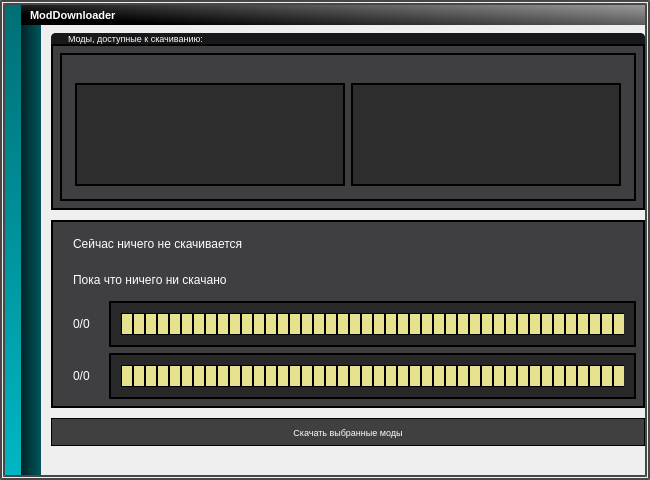
<?xml version="1.0" encoding="UTF-8"?>
<ui version="4.0">
 <class>ManagerWindow</class>
 <widget class="QMainWindow" name="ManagerWindow">
  <property name="geometry">
   <rect>
    <x>0</x>
    <y>0</y>
    <width>650</width>
    <height>480</height>
   </rect>
  </property>
  <property name="minimumSize">
   <size>
    <width>650</width>
    <height>480</height>
   </size>
  </property>
  <property name="maximumSize">
   <size>
    <width>16777215</width>
    <height>16777215</height>
   </size>
  </property>
  <property name="windowTitle">
   <string>MainWindow</string>
  </property>
  <property name="windowIcon">
   <iconset resource="../resources/resources.qrc">
    <normaloff>:/icons/MagicBoxRedux</normaloff>:/icons/MagicBoxRedux</iconset>
  </property>
  <property name="styleSheet">
   <string notr="true"/>
  </property>
  <widget class="QWidget" name="hlayout_main">
   <property name="styleSheet">
    <string notr="true">QWidget{
border: 5px double #474747;
}</string>
   </property>
   <layout class="QHBoxLayout" name="horizontalLayout" stretch="1,30">
    <property name="spacing">
     <number>0</number>
    </property>
    <property name="leftMargin">
     <number>0</number>
    </property>
    <property name="topMargin">
     <number>0</number>
    </property>
    <property name="rightMargin">
     <number>0</number>
    </property>
    <property name="bottomMargin">
     <number>0</number>
    </property>
    <item>
     <widget class="QWidget" name="verticalLayout_gradient" native="true">
      <property name="styleSheet">
       <string notr="true">QWidget{
border: none;
}</string>
      </property>
      <layout class="QVBoxLayout" name="verticalLayout_gradient_layout">
       <property name="leftMargin">
        <number>5</number>
       </property>
       <property name="topMargin">
        <number>5</number>
       </property>
       <property name="rightMargin">
        <number>0</number>
       </property>
       <property name="bottomMargin">
        <number>5</number>
       </property>
       <item>
        <widget class="QWidget" name="widget" native="true">
         <property name="styleSheet">
          <string notr="true">background-color : qlineargradient(spread:pad, x1:1, y1:1, x2:1, y2:0, stop:0 #00b7c3, stop:1 #006f76)</string>
         </property>
        </widget>
       </item>
      </layout>
     </widget>
    </item>
    <item>
     <widget class="QWidget" name="vlayout_top_panel_content" native="true">
      <property name="styleSheet">
       <string notr="true">QWidget{
border: none;
}</string>
      </property>
      <layout class="QVBoxLayout" name="vlayout_top_panel_content_layout" stretch="1,50">
       <property name="spacing">
        <number>0</number>
       </property>
       <property name="leftMargin">
        <number>0</number>
       </property>
       <property name="topMargin">
        <number>5</number>
       </property>
       <property name="rightMargin">
        <number>5</number>
       </property>
       <property name="bottomMargin">
        <number>5</number>
       </property>
       <item>
        <widget class="QWidget" name="hwidget_top_panel" native="true">
         <property name="maximumSize">
          <size>
           <width>16777215</width>
           <height>16777215</height>
          </size>
         </property>
         <property name="styleSheet">
          <string notr="true">background-color: qlineargradient(spread:pad, x1:0, y1:0.5, x2:1, y2:0, stop:0 rgba(0, 0, 0, 255), stop:1 rgb(156, 154, 155));</string>
         </property>
         <layout class="QHBoxLayout" name="hlayout_top_panel">
          <property name="spacing">
           <number>0</number>
          </property>
          <property name="sizeConstraint">
           <enum>QLayout::SetDefaultConstraint</enum>
          </property>
          <property name="leftMargin">
           <number>9</number>
          </property>
          <property name="topMargin">
           <number>0</number>
          </property>
          <property name="rightMargin">
           <number>5</number>
          </property>
          <property name="bottomMargin">
           <number>0</number>
          </property>
          <item>
           <widget class="QLabel" name="label">
            <property name="sizePolicy">
             <sizepolicy hsizetype="Preferred" vsizetype="Preferred">
              <horstretch>0</horstretch>
              <verstretch>0</verstretch>
             </sizepolicy>
            </property>
            <property name="font">
             <font>
              <pointsize>8</pointsize>
              <bold>true</bold>
             </font>
            </property>
            <property name="styleSheet">
             <string notr="true">background-color: rgba(255, 255, 255, 0);
color: rgb(255, 255, 255);
padding: 0px;</string>
            </property>
            <property name="text">
             <string>ModDownloader</string>
            </property>
           </widget>
          </item>
          <item>
           <spacer name="horizontalSpacer">
            <property name="orientation">
             <enum>Qt::Horizontal</enum>
            </property>
            <property name="sizeType">
             <enum>QSizePolicy::Expanding</enum>
            </property>
            <property name="sizeHint" stdset="0">
             <size>
              <width>40</width>
              <height>20</height>
             </size>
            </property>
           </spacer>
          </item>
          <item>
           <widget class="QToolButton" name="toolButton_minimize">
            <property name="font">
             <font>
              <pointsize>9</pointsize>
             </font>
            </property>
            <property name="styleSheet">
             <string notr="true">QToolButton{
image: url(:/icons/ButtonHide);
background-color: rgba(255, 255, 255, 0);
padding: 0px;
}
QToolButton:pressed{
image:url(:/icons/ButtonHideDown);
}</string>
            </property>
            <property name="text">
             <string/>
            </property>
            <property name="iconSize">
             <size>
              <width>17</width>
              <height>17</height>
             </size>
            </property>
           </widget>
          </item>
          <item>
           <widget class="QToolButton" name="toolButton_exit">
            <property name="styleSheet">
             <string notr="true">QToolButton{
image: url(:/icons/ButtonExitNormal);
background-color: rgba(255, 255, 255, 0);
padding: 0px;
}
QToolButton:pressed{
image: url(:/icons/ButtonExitDown);
}</string>
            </property>
            <property name="text">
             <string/>
            </property>
            <property name="iconSize">
             <size>
              <width>17</width>
              <height>17</height>
             </size>
            </property>
           </widget>
          </item>
         </layout>
        </widget>
       </item>
       <item>
        <layout class="QHBoxLayout" name="hlayout_shadow_content" stretch="1,30">
         <property name="spacing">
          <number>0</number>
         </property>
         <item>
          <widget class="QWidget" name="shadow" native="true">
           <property name="styleSheet">
            <string notr="true">background-color : qlineargradient(spread:pad, x1:0, y1:0.5, x2:1, y2:0.5, stop:0 #002427, stop:1 #00565c)</string>
           </property>
          </widget>
         </item>
         <item>
          <widget class="QWidget" name="vlayout_content" native="true">
           <property name="styleSheet">
            <string notr="true">background-color: #00565c;
QPushButton{
background-color: rgb(64, 64, 64);
color: rgb(255, 255, 255);
border: solid;
border-color: rgb(0, 0, 0);
border-width: 1px;
}</string>
           </property>
           <layout class="QVBoxLayout" name="vlayout_content_layout" stretch="0,0,2,0,0">
            <property name="spacing">
             <number>0</number>
            </property>
            <property name="leftMargin">
             <number>10</number>
            </property>
            <property name="topMargin">
             <number>8</number>
            </property>
            <property name="rightMargin">
             <number>0</number>
            </property>
            <item>
             <layout class="QVBoxLayout" name="vlayout_mods" stretch="0,0">
              <property name="spacing">
               <number>0</number>
              </property>
              <property name="bottomMargin">
               <number>10</number>
              </property>
              <item>
               <widget class="QWidget" name="hlayou_panel_mods" native="true">
                <property name="styleSheet">
                 <string notr="true">QWidget{
background-color: rgb(24, 24, 26);
border-color: rgb(18, 18, 18);
border-top-right-radius: 5px;
border-top-left-radius: 5px;
border: 2px solid;
color: rgb(255, 255, 255);
padding-left:15px;
}</string>
                </property>
                <layout class="QHBoxLayout" name="hlayout_panel_mods">
                 <property name="leftMargin">
                  <number>0</number>
                 </property>
                 <property name="topMargin">
                  <number>0</number>
                 </property>
                 <property name="rightMargin">
                  <number>0</number>
                 </property>
                 <property name="bottomMargin">
                  <number>0</number>
                 </property>
                 <item>
                  <widget class="QLabel" name="label_2">
                   <property name="maximumSize">
                    <size>
                     <width>16777215</width>
                     <height>16777215</height>
                    </size>
                   </property>
                   <property name="font">
                    <font>
                     <pointsize>7</pointsize>
                    </font>
                   </property>
                   <property name="styleSheet">
                    <string notr="true">border: none;</string>
                   </property>
                   <property name="text">
                    <string>Моды, доступные к скачиванию:</string>
                   </property>
                   <property name="margin">
                    <number>0</number>
                   </property>
                  </widget>
                 </item>
                </layout>
               </widget>
              </item>
              <item>
               <widget class="QWidget" name="vlayout_mods_download_button" native="true">
                <property name="styleSheet">
                 <string notr="true">QWidget{
background-color: rgb(63, 63, 65);
border-color: rgb(18, 18, 18);
border: 2px solid;
padding: 10px;
}</string>
                </property>
                <layout class="QVBoxLayout" name="vlayout_mods_download_button_layout">
                 <property name="spacing">
                  <number>0</number>
                 </property>
                 <item>
                  <widget class="QWidget" name="hlayout_download" native="true">
                   <property name="styleSheet">
                    <string notr="true">border-bottom:none;</string>
                   </property>
                   <layout class="QHBoxLayout" name="hlayout_download_layout">
                    <property name="topMargin">
                     <number>5</number>
                    </property>
                    <property name="rightMargin">
                     <number>15</number>
                    </property>
                    <property name="bottomMargin">
                     <number>5</number>
                    </property>
                    <item>
                     <spacer name="horizontalSpacer_2">
                      <property name="orientation">
                       <enum>Qt::Horizontal</enum>
                      </property>
                      <property name="sizeHint" stdset="0">
                       <size>
                        <width>40</width>
                        <height>20</height>
                       </size>
                      </property>
                     </spacer>
                    </item>
                    <item>
                     <widget class="QToolButton" name="toolButton_refresh">
                      <property name="minimumSize">
                       <size>
                        <width>14</width>
                        <height>19</height>
                       </size>
                      </property>
                      <property name="toolTip">
                       <string>Нажмите, чтобы переустановить сборку из выбранных Вами модов</string>
                      </property>
                      <property name="whatsThis">
                       <string/>
                      </property>
                      <property name="styleSheet">
                       <string notr="true">QToolButton{
border:none;
image: url(:/icons/ButtonReinstallNormal);
background-color: rgba(255, 255, 255, 0);
padding: 0px;
}
QToolButton:pressed{
image: url(:/icons/ButtonReinstallDown);
}</string>
                      </property>
                      <property name="text">
                       <string/>
                      </property>
                     </widget>
                    </item>
                   </layout>
                  </widget>
                 </item>
                 <item>
                  <widget class="QWidget" name="hlayout_mods_lists" native="true">
                   <property name="styleSheet">
                    <string notr="true">QWidget {
border-top:none;
}
QListWidget
{
background-color: rgb(45, 45, 45);
color:  white;
border-color: rgb(18, 18, 18);
border: 2px solid;
padding: 10px;
}
QListWidget::item:selected
{
    background-color: rgb(53, 153, 251);
}</string>
                   </property>
                   <layout class="QHBoxLayout" name="hlayout_mods_lists_layout">
                    <property name="leftMargin">
                     <number>15</number>
                    </property>
                    <property name="topMargin">
                     <number>0</number>
                    </property>
                    <property name="rightMargin">
                     <number>15</number>
                    </property>
                    <property name="bottomMargin">
                     <number>15</number>
                    </property>
                    <item>
                     <widget class="QListWidget" name="listWidget_db">
                      <property name="styleSheet">
                       <string notr="true"/>
                      </property>
                     </widget>
                    </item>
                    <item>
                     <widget class="QListWidget" name="listWidget_sdk">
                      <property name="styleSheet">
                       <string notr="true"/>
                      </property>
                     </widget>
                    </item>
                   </layout>
                  </widget>
                 </item>
                </layout>
               </widget>
              </item>
             </layout>
            </item>
            <item>
             <widget class="QWidget" name="vlayout_progess_bars" native="true">
              <property name="styleSheet">
               <string notr="true">QWidget{
background-color: rgb(63, 63, 65);
border-color: rgb(18, 18, 18);
border: 2px solid;
padding: 10px;
}
QProgressBar {
border: 2px solid black;
background-color: #282828;
text-align: center;
}
QProgressBar::chunk {
border: 1px solid black;
background-color: #e7e28d;
width: 10px;
}
QLabel{
border:none;
color:white;
}</string>
              </property>
              <layout class="QVBoxLayout" name="vlayout_progess_bars_l">
               <item>
                <widget class="QLabel" name="label_downloading_mod">
                 <property name="minimumSize">
                  <size>
                   <width>0</width>
                   <height>30</height>
                  </size>
                 </property>
                 <property name="text">
                  <string>Сейчас ничего не скачивается</string>
                 </property>
                </widget>
               </item>
               <item>
                <widget class="QLabel" name="label_downloaded_mod">
                 <property name="minimumSize">
                  <size>
                   <width>0</width>
                   <height>30</height>
                  </size>
                 </property>
                 <property name="text">
                  <string>Пока что ничего ни скачано</string>
                 </property>
                </widget>
               </item>
               <item>
                <layout class="QHBoxLayout" name="hlayout_progress_bar_mods_l">
                 <item>
                  <widget class="QLabel" name="label_mods">
                   <property name="maximumSize">
                    <size>
                     <width>16777215</width>
                     <height>50</height>
                    </size>
                   </property>
                   <property name="text">
                    <string>0/0</string>
                   </property>
                  </widget>
                 </item>
                 <item>
                  <widget class="QProgressBar" name="progressBar_mods">
                   <property name="maximumSize">
                    <size>
                     <width>16777215</width>
                     <height>50</height>
                    </size>
                   </property>
                   <property name="styleSheet">
                    <string notr="true"/>
                   </property>
                   <property name="value">
                    <number>100</number>
                   </property>
                   <property name="format">
                    <string/>
                   </property>
                  </widget>
                 </item>
                </layout>
               </item>
               <item>
                <layout class="QHBoxLayout" name="hlayout_progress_bar_bytes_l">
                 <item>
                  <widget class="QLabel" name="label_bytes">
                   <property name="text">
                    <string>0/0</string>
                   </property>
                  </widget>
                 </item>
                 <item>
                  <widget class="QProgressBar" name="progressBar_bytes">
                   <property name="maximumSize">
                    <size>
                     <width>16777215</width>
                     <height>50</height>
                    </size>
                   </property>
                   <property name="value">
                    <number>100</number>
                   </property>
                   <property name="format">
                    <string/>
                   </property>
                  </widget>
                 </item>
                </layout>
               </item>
              </layout>
             </widget>
            </item>
            <item>
             <layout class="QHBoxLayout" name="hlayout_buttons_1">
              <property name="spacing">
               <number>5</number>
              </property>
              <property name="topMargin">
               <number>10</number>
              </property>
              <property name="bottomMargin">
               <number>10</number>
              </property>
              <item>
               <widget class="QPushButton" name="pushButton_download">
                <property name="minimumSize">
                 <size>
                  <width>0</width>
                  <height>28</height>
                 </size>
                </property>
                <property name="font">
                 <font>
                  <pointsize>7</pointsize>
                 </font>
                </property>
                <property name="toolTip">
                 <string>Нажмите, чтобы запустить игру с сборкой из выбранных Вами модов</string>
                </property>
                <property name="whatsThis">
                 <string/>
                </property>
                <property name="styleSheet">
                 <string notr="true">background-color: rgb(64, 64, 64);
color: rgb(255, 255, 255);
border: solid;
border-color: rgb(0, 0, 0);
border-width: 1px;</string>
                </property>
                <property name="text">
                 <string>Скачать выбранные моды</string>
                </property>
               </widget>
              </item>
             </layout>
            </item>
            <item>
             <layout class="QHBoxLayout" name="hlayout_buttons_3">
              <property name="leftMargin">
               <number>0</number>
              </property>
              <property name="topMargin">
               <number>0</number>
              </property>
              <property name="rightMargin">
               <number>0</number>
              </property>
              <property name="bottomMargin">
               <number>0</number>
              </property>
             </layout>
            </item>
            <item>
             <layout class="QHBoxLayout" name="horizontalLayout_2">
              <property name="bottomMargin">
               <number>10</number>
              </property>
             </layout>
            </item>
           </layout>
          </widget>
         </item>
        </layout>
       </item>
      </layout>
     </widget>
    </item>
   </layout>
  </widget>
 </widget>
 <resources>
  <include location="../resources/resources.qrc"/>
 </resources>
 <connections/>
</ui>
